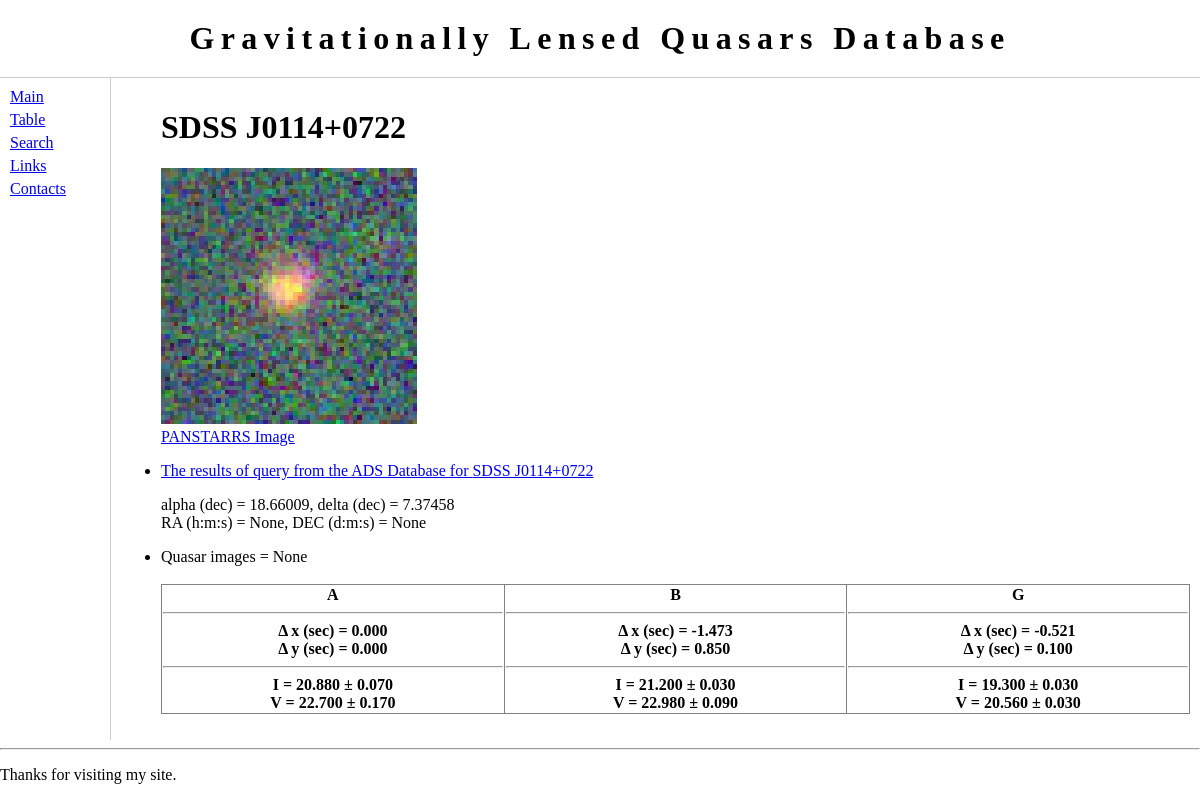
Screenshot of /lenses/124/ with the database file from the repository.
### lenses/models.py (models this page shows, shortened)
class GLObject(models.Model):
    gl_name = models.CharField(max_length=30)
    gl_alpha = models.DecimalField(max_digits=8, decimal_places=5, default=0.0)
    gl_delta = models.DecimalField(max_digits=8, decimal_places=5, default=0.0)
    l_redshift = models.DecimalField(max_digits=5, decimal_places=3, default=0.0)
    q_redshift = models.DecimalField(max_digits=5, decimal_places=3, default=0.0)
    ang_sep = models.DecimalField(max_digits=5, decimal_places=3, default=0.0)
    time_delay = models.DecimalField(max_digits=5, decimal_places=1, default=0.0)
    gl_url = models.URLField(max_length=200, blank=True)
    gl_image = models.ImageField(blank=True)
    def c_count(self):
        pass
    def gl_ra(self):
        pass
    def gl_dec(self):
        pass
    class Meta:
        ordering = ["gl_alpha"]

class GLComponent(models.Model):
    c_name = models.CharField(max_length=3, default="A")
    c_alpha = models.DecimalField(max_digits=5, decimal_places=3, default=0.0)
    c_alpha_err = models.DecimalField(max_digits=4, decimal_places=3, default=0.0)
    c_delta = models.DecimalField(max_digits=5, decimal_places=3, default=0.0)
    c_delta_err = models.DecimalField(max_digits=4, decimal_places=3, default=0.0)
    is_quasar = models.BooleanField(default=True)
    globject = models.ForeignKey(GLObject, on_delete=models.CASCADE, null=True)

class Magnitude(models.Model):
    m_band = models.CharField(max_length=10, default="r")
    m_value = models.DecimalField(max_digits=5, decimal_places=3, default=0.0)
    m_value_err = models.DecimalField(max_digits=4, decimal_places=3, default=0.0)
    m_date = models.DateField('observation date', blank=True, null=True)
    glcomponent = models.ForeignKey(GLComponent, on_delete=models.CASCADE, null=True)

### lenses/views.py (the view)
# urls.py: url(r'^(?P<globject_id>[0-9]+)/$', views.detail, name='detail'),
def detail(request, globject_id):
    globject = get_object_or_404(GLObject, pk=globject_id)
    return render(request, 'lenses/detail.html', {'globject': globject})

### lenses/templates/lenses/detail.html (shortened to what this page needs)
{% extends "lenses/base.html" %}
{% block content %}
<ul>
<p>
<h1>{{ globject.gl_name }}</h1>
{% if globject.gl_image %}
<img src="{{globject.gl_image.url}}">
<br>
<a target="_blank" href = "http://ps1images.stsci.edu/cgi-bin/ps1cutouts?pos={{globject.gl_alpha}} {{globject.gl_delta}}">
PANSTARRS Image</a>
{% else %}
No Image Yet.
{% endif %}
</p>
<p>
<li><a href = "http://adsabs.harvard.edu/cgi-bin/nph-abs_connect?db_key=AST&db_key=PRE&qform=AST&arxiv_sel=astro-ph&arxiv_sel=cond-mat&arxiv_sel=cs&arxiv_sel=gr-qc&arxiv_sel=hep-ex&arxiv_sel=hep-lat&arxiv_sel=hep-ph&arxiv_sel=hep-th&arxiv_sel=math&arxiv_sel=math-ph&arxiv_sel=nlin&arxiv_sel=nucl-ex&arxiv_sel=nucl-th&arxiv_sel=physics&arxiv_sel=quant-ph&arxiv_sel=q-bio&sim_query=YES&ned_query=YES&adsobj_query=YES&aut_logic=OR&obj_logic=AND&author=&object={{globject.gl_name}}&start_mon=&start_year=&end_mon=&end_year=&ttl_logic=OR&title=&txt_logic=OR&text=&nr_to_return=200&start_nr=1&jou_pick=ALL&ref_stems=&data_and=ALL&group_and=ALL&start_entry_day=&start_entry_mon=&start_entry_year=&end_entry_day=&end_entry_mon=&end_entry_year=&min_score=&sort=SCORE&data_type=SHORT&aut_syn=YES&ttl_syn=YES&txt_syn=YES&aut_wt=1.0&obj_wt=1.0&ttl_wt=0.3&txt_wt=3.0&aut_wgt=YES&obj_wgt=YES&ttl_wgt=YES&txt_wgt=YES&ttl_sco=YES&txt_sco=YES&version=1"> The results of query from the ADS Database for {{globject.gl_name}}
</a></li>
<p>
alpha (dec) = {{globject.gl_alpha}}, delta (dec) = {{globject.gl_delta}}
<br>
RA (h:m:s) = {{globject.gl_ra}}, DEC (d:m:s) = {{globject.gl_dec}}
</p>
<li>Quasar images =  {{globject.c_count }}</li>
<br>
<table border="1">
{% for component in globject.glcomponent_set.all %}
    <th>
    <b>{{ component.c_name }}</b>
    <hr>
    &Delta; x (sec) = {{ component.c_alpha }}
    <br>
    &Delta; y (sec) = {{component.c_delta}}
    <hr>
    {% for magnitude in component.magnitude_set.all %}
    	{{magnitude.m_band}} = {{magnitude.m_value}} &plusmn; {{magnitude.m_value_err}}
    <br>
    {% endfor %}
    </th>
{% endfor %}
</table>
</ul>
{% endblock %}

### lenses/static/lenses/main.css (style rules this page uses)
body { margin: 0px; padding: 0px; }
#main table { width: 100%; border-collapse: collapse; }

### rows the page displays
GLObject: gl_name "SDSS J0114+0722", gl_image (picture), gl_alpha "18.66009", gl_delta "7.37458", gl_ra "None", gl_dec "None", c_count "None"
GLComponent: c_name "A", c_alpha "0.000", c_delta "0.000"
Magnitude: m_band "I", m_value "20.880", m_value_err "0.070"
Magnitude: m_band "V", m_value "22.700", m_value_err "0.170"
GLComponent: c_name "B", c_alpha "-1.473", c_delta "0.850"
Magnitude: m_band "I", m_value "21.200", m_value_err "0.030"
Magnitude: m_band "V", m_value "22.980", m_value_err "0.090"
GLComponent: c_name "G", c_alpha "-0.521", c_delta "0.100"
Magnitude: m_band "I", m_value "19.300", m_value_err "0.030"
Magnitude: m_band "V", m_value "20.560", m_value_err "0.030"
